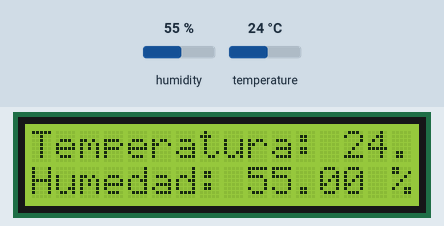
Simulated run of this sketch. Board: Arduino Uno, built with avr-gcc and run on an emulated ATmega328P. Parts: 16×2 character LCD. The test bench sets the inputs (shaded band); at power-on: humidity 55 %, temperature 24 °C.

Above: at 1.2 s.
1.3 s: humidity set to 22 %
At 2.5 s:
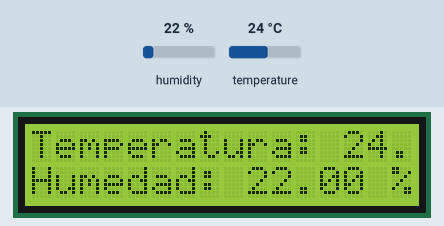
4.0 s: temperature set to 12 °C
At 5.1 s:
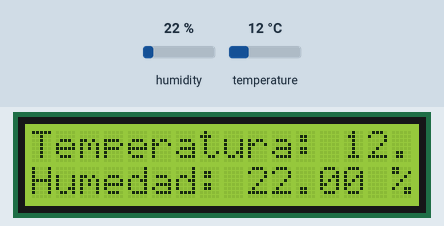
6.7 s: humidity set to 40 %
At 9.1 s:
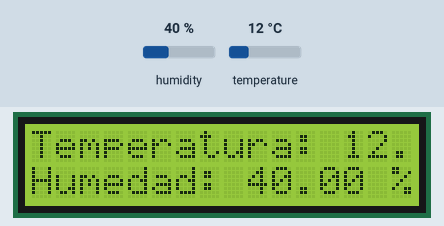
9.7 s: temperature set to 19 °C
At 11.7 s:
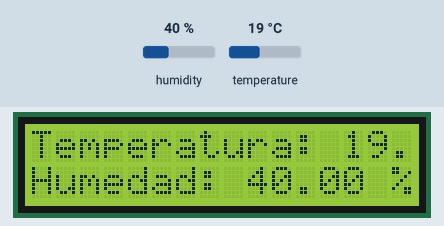
Timing chart, 0 to 13.2 s (numbered marks = the images above; inputs shaded):
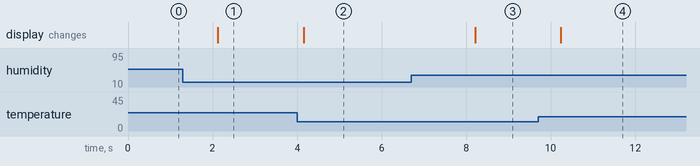

The sketch:

pantalla.ino
```cpp
// include the library code:
#include <LiquidCrystal.h>
#include <DHT.h>

#define DHTPIN 7
#define DHTTYPE DHT11

DHT dht(DHTPIN, DHTTYPE);
// initialize the library by associating any needed LCD interface pin
// with the arduino pin number it is connected to
const int rs = 12, en = 11, d4 = 5, d5 = 4, d6 = 3, d7 = 2;
LiquidCrystal lcd(rs, en, d4, d5, d6, d7);

void setup() {
  dht.begin();
  lcd.begin(16, 2); // Ajusta el tamaño de tu pantalla LCD (16x2 en este caso).
  lcd.clear();
}

void loop() {
  float humidity = dht.readHumidity();
  float temperature = dht.readTemperature();

  lcd.setCursor(0, 0);
  lcd.print("Temperatura: ");
  lcd.print(temperature);
  lcd.print(" C");

  lcd.setCursor(0, 1);
  lcd.print("Humedad: ");
  lcd.print(humidity);
  lcd.print(" %");

  delay(2000);
}
```

Measured:
- after the input at 1.3 s, the display: changes after 0.82 s (image 1)
- after the input at 4.0 s, the display: changes after 0.15 s (image 2)
- after the input at 6.7 s, the display: changes after 1.5 s (image 3)
- after the input at 9.7 s, the display: changes after 0.54 s (image 4)
